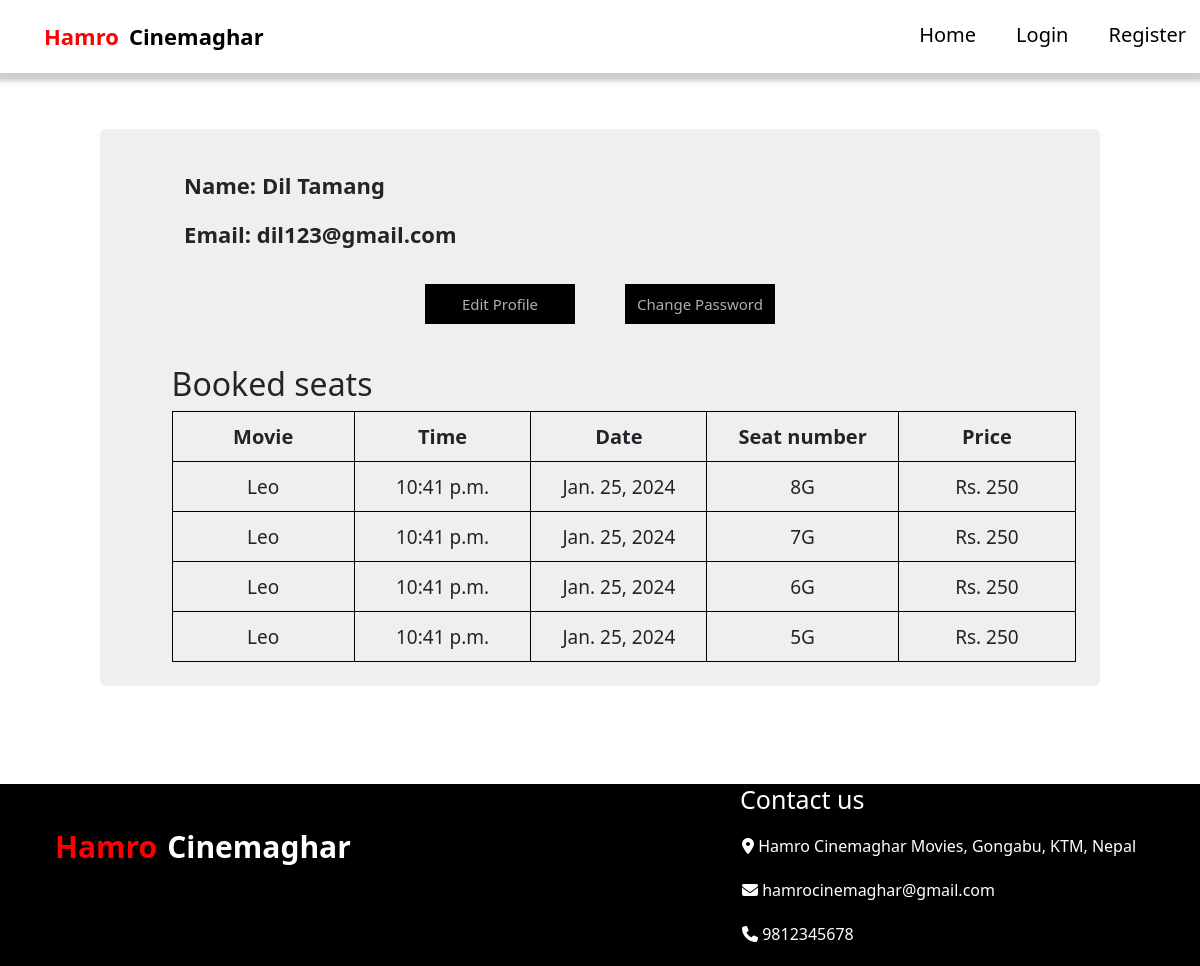
The page /profile/4/ on the database its author committed.
### user/models.py (models this page shows, shortened)
class User(AbstractUser):
    mobile_number = models.CharField(max_length = 10)

### admin_page/models.py (models this page shows, shortened)
class Booked(models.Model):
    user = models.ForeignKey(User, on_delete=models.CASCADE, null = True, blank = True)
    seat = models.CharField(max_length=2, null = True, blank = True)
    show = models.ForeignKey(NowShowing, on_delete=models.CASCADE, null = True, blank = True)
    time = models.ForeignKey(ShowTime, on_delete=models.CASCADE, null = True, blank = True)

class NowShowing(models.Model):
    show_time = models.ManyToManyField("ShowTime")
    running_date = models.DateField()
    movie = models.ForeignKey(Movie, on_delete=models.CASCADE)

class Movie(models.Model):
    movie_name = models.CharField(max_length=250)
    movie_poster = models.FileField(upload_to="movie/")
    movie_description = models.TextField()
    releasing_date = models.DateField()
    director = models.CharField(max_length=250)
    runtime = models.CharField(max_length=100)
    genre = models.TextField()
    cast = models.TextField()
    trailer_iframe = models.TextField()

class ShowTime(models.Model):
    time = models.TimeField()
    date = models.DateField()

### booking/views.py (the view)
# urls.py: path("profile/<int:pk>/", views.profile, name = "profile"),
def profile(request, pk):
    user = User.objects.filter(id = pk).first()
    booked = Booked.objects.filter(user = user)
    return render(request, "booking/profile.html", {"user": user, "booked": booked})

### booking/templates/booking/profile.html (shortened to what this page needs)
{% extends "booking/booking_layout.html" %}{% load static %}{% block content %}
<div class="container mt-4 mb-4 p-3 d-flex justify-content-center">
    <div class="card p-4">
        <div class=" image d-flex flex-column justify-content-center align-items-center">
            <span class="name mt-3">Name: {{ user.first_name }} {{ user.last_name }}</span>
            <span class="name mt-3">Email: {{ user.email }}</span>
            <div class=" d-flex mt-2">
                <button class="btn1 btn-dark"><a style = "text-decoration: none;color: #aeaeae;
                    font-size: 15px" href = "{% url "editprofile" user.id %}">Edit Profile</a></button>
                    <button class="btn1 btn-dark"><a style = "text-decoration: none;color: #aeaeae;
                        font-size: 15px" href = "{% url "change-password" %}">Change Password</a></button>
            </div>
            <div class="ticket_detail mt-3">
                {% if booked %}
                <h2>Booked seats</h2>
                <table>
                    <tr>
                        <th>Movie</th>
                        <th>Time</th>
                        <th>Date</th>
                        <th>Seat number</th>
                        <th>Price</th>
                    </tr>
                    {% for book in booked %}
                    <tr>
                    <td>{{book.show.movie.movie_name}}</td>
                    <td>{{ book.time.time }}</td>
                    <td>{{ book.time.date }}</td>
                    <td>{{ book.seat }}</td>
                    <td>Rs. 250</td>
                    </tr>
                    {% endfor %}
                </table>
                {% else %}
                <h2>No booking till now</h2>
                {% endif %}
            </div>
        </div>
    </div>
</div>{% endblock %}

### booking/templates/booking/booking_layout.html (style rules this page uses)
body { overflow-x: hidden; height: 100%; margin: 0; padding: 0; }
.name { margin-left: 25px; width: 90%; display: flex; font-size: 30px; font-weight: bold; }

### booking/templates/booking/profile.html (style rules this page uses)
* { margin: 0; padding: 0 }
.card { width: 1000px; background-color: #efefef; border: none; cursor: pointer; transition: all 0.5s; }
.name { font-size: 22px; font-weight: bold }
.btn1 { height: 40px; width: 150px; border: none; background-color: #000; color: #aeaeae; font-size: 15px; margin: 25px }
.ticket_detail { margin-top: 25px; margin-left: 5%; }
.ticket_detail td, .ticket_detail tr, .ticket_detail table, .ticket_detail th { border: 1px solid black; text-align: center; }
.ticket_detail th { font-size: 20px; }
.ticket_detail td { font-size: 19px; }
.ticket_detail td, .ticket_detail tr, .ticket_detail th { width: 300px; height: 50px; }

### rows shown on the page
User: first_name "Dil", last_name "Tamang", email "dil123@gmail.com"
Booked: show.movie.movie_name "Leo", time.time "10:41 p.m.", time "Jan. 25, 2024", seat "8G"
Booked: show.movie.movie_name "Leo", time.time "10:41 p.m.", time "Jan. 25, 2024", seat "7G"
Booked: show.movie.movie_name "Leo", time.time "10:41 p.m.", time "Jan. 25, 2024", seat "6G"
Booked: show.movie.movie_name "Leo", time.time "10:41 p.m.", time "Jan. 25, 2024", seat "5G"
